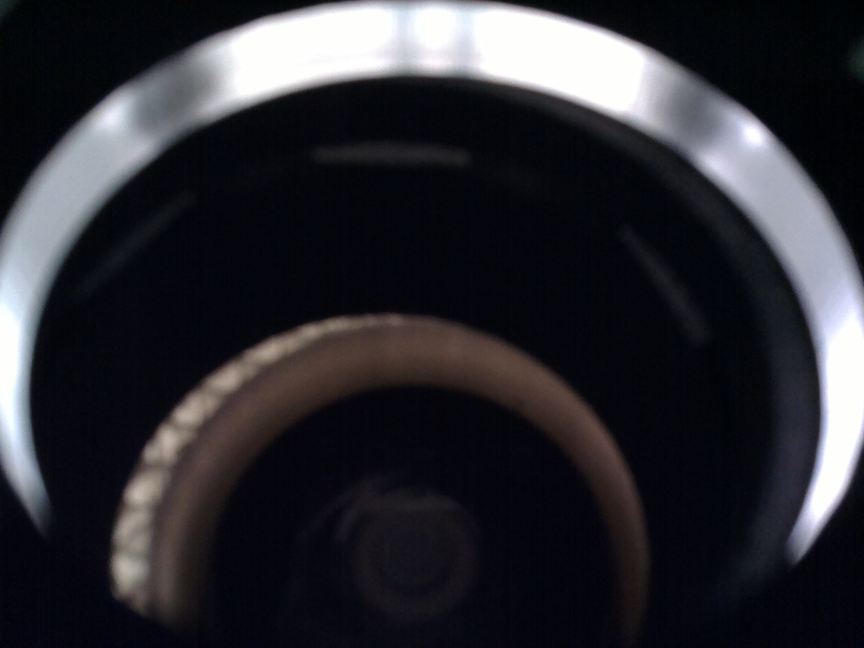
#> input picture OpenCV/test.jpg, 2592 x 1944 px, given in place of the camera (shown at 1/3 size)
$ python blackInt.py   (Python 2 division)   (older library calls are emulated)
#> lines starting #> are read from the running program, lines starting #| are printed output that depends on the picture; after the words box and inside, x2 and y2 are one past the last pixel; in counts of white or black regions, pixels touching at a corner belong together
#!/usr/bin/python

import cv2
import numpy as np

# Range of HSV values of black for edge detection

# lowBoundB=np.array([0,0,0])
# upBoundB=np.array([360, 100, 80])

# Range of RGB values of Black for edge detection

lowBoundBRGB = np.array([30,30,30])
upBoundBRGB = np.array([100,100,100])

cam=cv2.VideoCapture(1)
kernelOpen=np.ones((5,5))
kernelClose=np.ones((20,20))

Y1=165
Y2=410
X1=195
X2=440

# x coord pixel floor and ceiling values - for line edges
LEFT_EDGE = 100
RIGHT_EDGE = 240

#
Y_MAX = 178
Y_MID_MAX = 155
Y_MIN = 42
Y_MID_MIN = 65

RT = False
RM = False
RB = False

# TRACKSQUARE : returns contour points of detected colors

def trackSquare( lowBound, upBound):
        #mask = cv2.inRange( imgHSV, lowBound, upBound )
        mask = cv2.inRange(img, lowBound, upBound)

        maskOpen=cv2.morphologyEx( mask, cv2.MORPH_OPEN, kernelOpen )
        maskClose=cv2.morphologyEx( maskOpen, cv2.MORPH_CLOSE, kernelClose )

        maskFinal=maskClose
        _,conts,h=cv2.findContours( maskFinal.copy(), cv2.RETR_EXTERNAL, cv2.CHAIN_APPROX_SIMPLE)

        cv2.drawContours(img,conts,-1,(255,0,0),3)

        if conts:
                return conts
	else:
		print('No contours detected')


while True:
        ret, img=cam.read()
#> img is the input picture: shape (1944, 2592, 3); mean B, G, R 50.9, 45.3, 45.6
        #img=cv2.resize(img,(340,220))
        img=img[Y1:Y2, X1:X2]
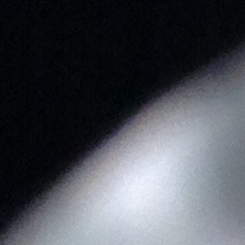
#> img: shape (245, 245, 3); mean B, G, R 83.3, 76.9, 73.4

        #imgHSV=cv2.cvtColor( img, cv2.COLOR_BGR2HSV )

        imgGRAY = cv2.cvtColor(img, cv2.COLOR_BGR2GRAY)
        cv2.inRange(imgGRAY, 10, 255)

        maskOpenGray=cv2.morphologyEx( imgGRAY, cv2.MORPH_OPEN, kernelOpen )
        maskCloseGray=cv2.morphologyEx( maskOpenGray, cv2.MORPH_CLOSE, kernelClose)
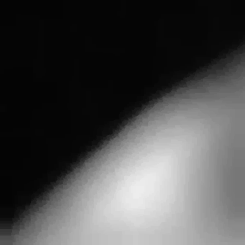
#> maskCloseGray: shape (245, 245); min 4, max 237, mean 74.4

        maskFinalGray=maskCloseGray
        _,contsG,hG=cv2.findContours( maskFinalGray.copy(), cv2.RETR_EXTERNAL, cv2.CHAIN_APPROX_SIMPLE)
#> contsG = [[[0, 0], [0, 244], [244, 244], [244, 0]]]; hG = [[-1, -1, -1, -1]]

        cv2.drawContours(imgGRAY,contsG,-1,(255,0,0),3)
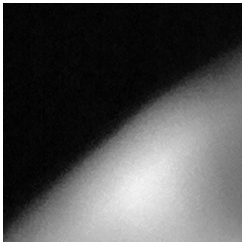
#> imgGRAY: shape (245, 245); min 0, max 255, mean 85.6

        cnts = trackSquare( lowBoundBRGB,  upBoundBRGB  )
#> in trackSquare, `mask = cv2.inRange(img, lowBound, upBound)`:
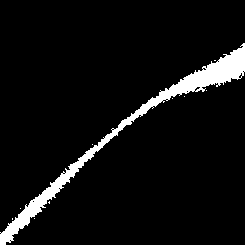
#> mask: shape (245, 245); 6.1% white; 10 white regions (9 under 20 px), largest, box (x1, y1, x2, y2) and area: (0, 43, 245, 245) 3623
#> in trackSquare, `maskOpen=cv2.morphologyEx( mask, cv2.MORPH_OPEN, kernelOpen )`:
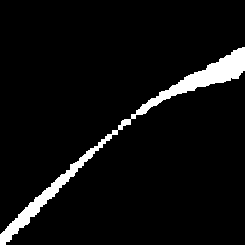
#> maskOpen: shape (245, 245); 5.5% white; 1 white region, box (x1, y1, x2, y2) and area: (0, 47, 245, 245) 3325
#> in trackSquare, `maskClose=cv2.morphologyEx( maskOpen, cv2.MORPH_CLOSE, kernelClose )`:
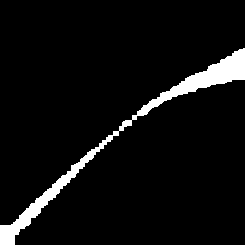
#> maskClose: shape (245, 245); 5.7% white; 1 white region
#> in trackSquare, `_,conts,h=cv2.findContours( maskFinal.copy(), cv2.RETR_EXTERNAL, cv2.C..`: conts = 1 contour; box (x1, y1, x2, y2) and area: (0, 48, 245, 245) 3080; h = [[-1, -1, -1, -1]]
#> in trackSquare, `cv2.drawContours(img,conts,-1,(255,0,0),3)`:
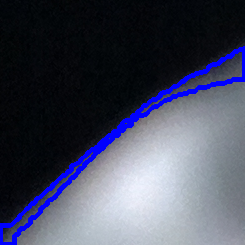
#> img: shape (245, 245, 3); 5.05% of pixels changed, all inside (x1, y1, x2, y2) = (0, 46, 245, 245)
#> cnts has the same summary as conts in trackSquare

	cv2.imshow("cam", img)
	cv2.imshow("gray", imgGRAY)

	if cv2.waitKey(1) == 27:
#> (key Esc is pressed here)
		break

cam.release()
cv2.destroyAllWindows()
